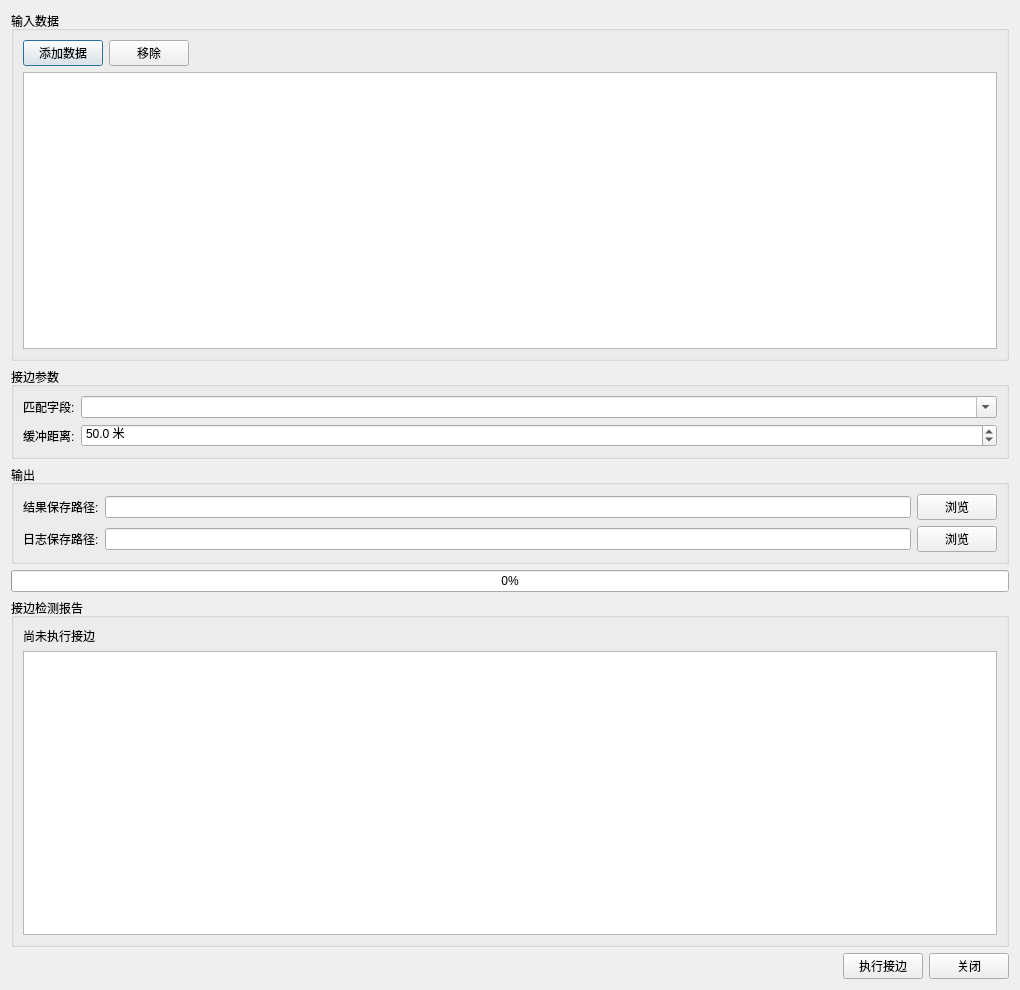
<?xml version="1.0" encoding="UTF-8"?>
<ui version="4.0">
 <class>AutoEdgeMatchDialog</class>
 <widget class="QDialog" name="AutoEdgeMatchDialog">
  <property name="geometry">
   <rect>
    <x>0</x>
    <y>0</y>
    <width>1020</width>
    <height>990</height>
   </rect>
  </property>
  <property name="windowTitle">
   <string>接边</string>
  </property>
  <layout class="QVBoxLayout" name="verticalLayout_root">
   <item>
    <widget class="QGroupBox" name="groupBox_input">
     <property name="title">
      <string>输入数据</string>
     </property>
     <layout class="QVBoxLayout" name="verticalLayout_input">
      <item>
       <layout class="QHBoxLayout" name="horizontalLayout_btns">
        <item>
         <widget class="QPushButton" name="pushButton_addData">
          <property name="text">
           <string>添加数据</string>
          </property>
          <property name="toolTip">
           <string>打开选择窗口，同时勾选要添加的文件和文件夹（勾选文件夹＝整个文件夹递归参与）</string>
          </property>
         </widget>
        </item>
        <item>
         <widget class="QPushButton" name="pushButton_removeDataset">
          <property name="text">
           <string>移除</string>
          </property>
         </widget>
        </item>
        <item>
         <spacer name="horizontalSpacer_btns">
          <property name="orientation">
           <enum>Qt::Horizontal</enum>
          </property>
          <property name="sizeHint" stdset="0">
           <size>
            <width>40</width>
            <height>20</height>
           </size>
          </property>
         </spacer>
        </item>
       </layout>
      </item>
      <item>
       <widget class="QListWidget" name="listWidget_datasets"/>
      </item>
     </layout>
    </widget>
   </item>
   <item>
    <widget class="QGroupBox" name="groupBox_param">
     <property name="title">
      <string>接边参数</string>
     </property>
     <layout class="QFormLayout" name="formLayout_param">
      <item row="0" column="0">
       <widget class="QLabel" name="label_field">
        <property name="text">
         <string>匹配字段:</string>
        </property>
       </widget>
      </item>
      <item row="0" column="1">
       <widget class="QComboBox" name="comboBox_field">
        <property name="editable">
         <bool>true</bool>
        </property>
        <property name="toolTip">
         <string>两块数据中字段值相同的要素才会接边；选"（不按属性，空间邻近）"则不需要字段，边界带内几何相接的要素即可接边</string>
        </property>
       </widget>
      </item>
      <item row="1" column="0">
       <widget class="QLabel" name="label_distance">
        <property name="text">
         <string>缓冲距离:</string>
        </property>
       </widget>
      </item>
      <item row="1" column="1">
       <widget class="QDoubleSpinBox" name="doubleSpinBox_distance">
        <property name="suffix">
         <string> 米</string>
        </property>
        <property name="decimals">
         <number>1</number>
        </property>
        <property name="minimum">
         <double>0.100000000000000</double>
        </property>
        <property name="maximum">
         <double>100000.000000000000000</double>
        </property>
        <property name="value">
         <double>50.000000000000000</double>
        </property>
        <property name="toolTip">
         <string>边界两侧在此距离内的同名要素才会接边（默认50米；1:25万及以上大图幅输入自动采用250米）</string>
        </property>
       </widget>
      </item>
     </layout>
    </widget>
   </item>
   <item>
    <widget class="QGroupBox" name="groupBox_output">
     <property name="title">
      <string>输出</string>
     </property>
     <layout class="QGridLayout" name="gridLayout_output">
      <item row="0" column="0">
       <widget class="QLabel" name="label_resultPath">
        <property name="text">
         <string>结果保存路径:</string>
        </property>
       </widget>
      </item>
      <item row="0" column="1">
       <widget class="QLineEdit" name="lineEdit_resultPath">
        <property name="toolTip">
         <string>接边结果库与检测报告将保存到此目录（默认第一个数据所在目录），日志默认跟随此目录</string>
        </property>
       </widget>
      </item>
      <item row="0" column="2">
       <widget class="QPushButton" name="pushButton_browseResult">
        <property name="text">
         <string>浏览</string>
        </property>
       </widget>
      </item>
      <item row="1" column="0">
       <widget class="QLabel" name="label_logPath">
        <property name="text">
         <string>日志保存路径:</string>
        </property>
       </widget>
      </item>
      <item row="1" column="1">
       <widget class="QLineEdit" name="lineEdit_logPath">
        <property name="toolTip">
         <string>默认与结果保存路径一致，可单独修改（手动修改后不再跟随）</string>
        </property>
       </widget>
      </item>
      <item row="1" column="2">
       <widget class="QPushButton" name="pushButton_browseLog">
        <property name="text">
         <string>浏览</string>
        </property>
       </widget>
      </item>
     </layout>
    </widget>
   </item>
   <item>
    <widget class="QProgressBar" name="progressBar">
     <property name="value">
      <number>0</number>
     </property>
    </widget>
   </item>
   <item>
    <widget class="QGroupBox" name="groupBox_report">
     <property name="title">
      <string>接边检测报告</string>
     </property>
     <layout class="QVBoxLayout" name="verticalLayout_report">
      <item>
       <widget class="QLabel" name="label_reportSummary">
        <property name="text">
         <string>尚未执行接边</string>
        </property>
       </widget>
      </item>
      <item>
       <widget class="QTableWidget" name="tableWidget_report"/>
      </item>
     </layout>
    </widget>
   </item>
   <item>
    <layout class="QHBoxLayout" name="horizontalLayout_bottom">
     <item>
      <spacer name="horizontalSpacer_bottom">
       <property name="orientation">
        <enum>Qt::Horizontal</enum>
       </property>
       <property name="sizeHint" stdset="0">
        <size>
         <width>40</width>
         <height>20</height>
        </size>
       </property>
      </spacer>
     </item>
     <item>
      <widget class="QPushButton" name="pushButton_run">
       <property name="autoDefault">
        <bool>false</bool>
       </property>
       <property name="default">
        <bool>false</bool>
       </property>
       <property name="text">
        <string>执行接边</string>
       </property>
      </widget>
     </item>
     <item>
      <widget class="QPushButton" name="pushButton_close">
       <property name="autoDefault">
        <bool>false</bool>
       </property>
       <property name="default">
        <bool>false</bool>
       </property>
       <property name="text">
        <string>关闭</string>
       </property>
      </widget>
     </item>
    </layout>
   </item>
  </layout>
 </widget>
 <resources/>
 <connections/>
</ui>
